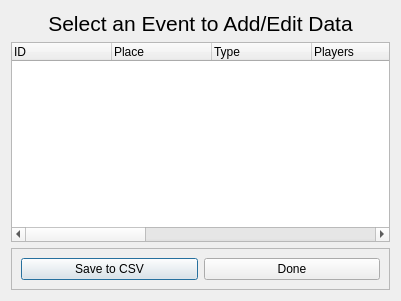
<?xml version="1.0" encoding="UTF-8"?>
<ui version="4.0">
 <class>EventList</class>
 <widget class="QDialog" name="EventList">
  <property name="geometry">
   <rect>
    <x>0</x>
    <y>0</y>
    <width>401</width>
    <height>301</height>
   </rect>
  </property>
  <property name="windowTitle">
   <string>Qute Event List</string>
  </property>
  <layout class="QVBoxLayout" name="verticalLayout">
   <item>
    <widget class="QLabel" name="eventListLabel">
     <property name="text">
      <string>&lt;html&gt;&lt;head/&gt;&lt;body&gt;&lt;p align=&quot;center&quot;&gt;&lt;span style=&quot; font-size:16pt;&quot;&gt;Select an Event to Add/Edit Data&lt;/span&gt;&lt;/p&gt;&lt;/body&gt;&lt;/html&gt;</string>
     </property>
    </widget>
   </item>
   <item>
    <widget class="QTreeWidget" name="eventTree">
     <property name="sizePolicy">
      <sizepolicy hsizetype="Expanding" vsizetype="Expanding">
       <horstretch>0</horstretch>
       <verstretch>0</verstretch>
      </sizepolicy>
     </property>
     <property name="autoFillBackground">
      <bool>false</bool>
     </property>
     <column>
      <property name="text">
       <string>ID</string>
      </property>
     </column>
     <column>
      <property name="text">
       <string>Place</string>
      </property>
     </column>
     <column>
      <property name="text">
       <string>Type</string>
      </property>
     </column>
     <column>
      <property name="text">
       <string>Players</string>
      </property>
     </column>
     <column>
      <property name="text">
       <string>Format</string>
      </property>
     </column>
     <column>
      <property name="text">
       <string>Location</string>
      </property>
     </column>
     <column>
      <property name="text">
       <string>Date</string>
      </property>
     </column>
     <column>
      <property name="text">
       <string>Deck</string>
      </property>
     </column>
     <column>
      <property name="text">
       <string>Wins</string>
      </property>
     </column>
     <column>
      <property name="text">
       <string>Losses</string>
      </property>
     </column>
     <column>
      <property name="text">
       <string>Draws</string>
      </property>
     </column>
    </widget>
   </item>
   <item>
    <widget class="QFrame" name="buttonFrame">
     <property name="frameShape">
      <enum>QFrame::StyledPanel</enum>
     </property>
     <property name="frameShadow">
      <enum>QFrame::Raised</enum>
     </property>
     <layout class="QHBoxLayout" name="horizontalLayout">
      <item>
       <widget class="QPushButton" name="exportStatsButton">
        <property name="text">
         <string>Save to CSV</string>
        </property>
       </widget>
      </item>
      <item>
       <widget class="QPushButton" name="cancelButton">
        <property name="text">
         <string>Done</string>
        </property>
       </widget>
      </item>
     </layout>
    </widget>
   </item>
  </layout>
 </widget>
 <resources/>
 <connections/>
</ui>
